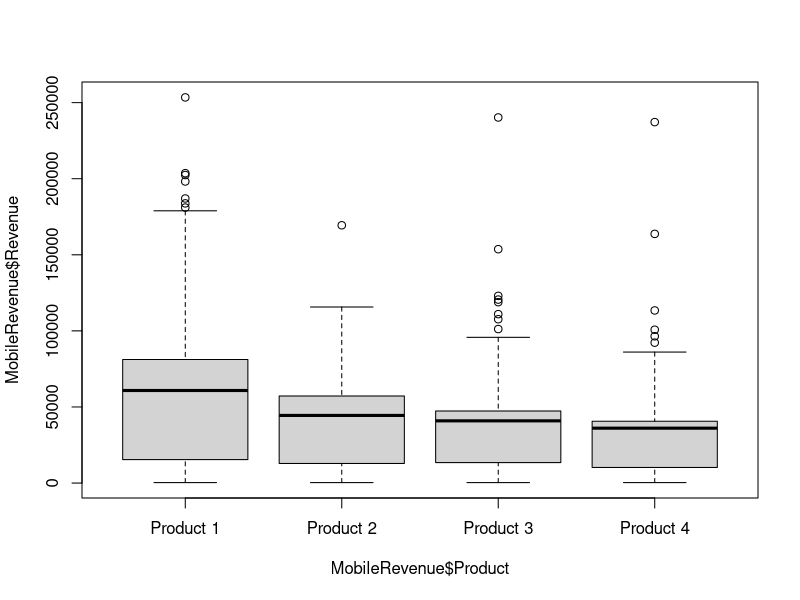
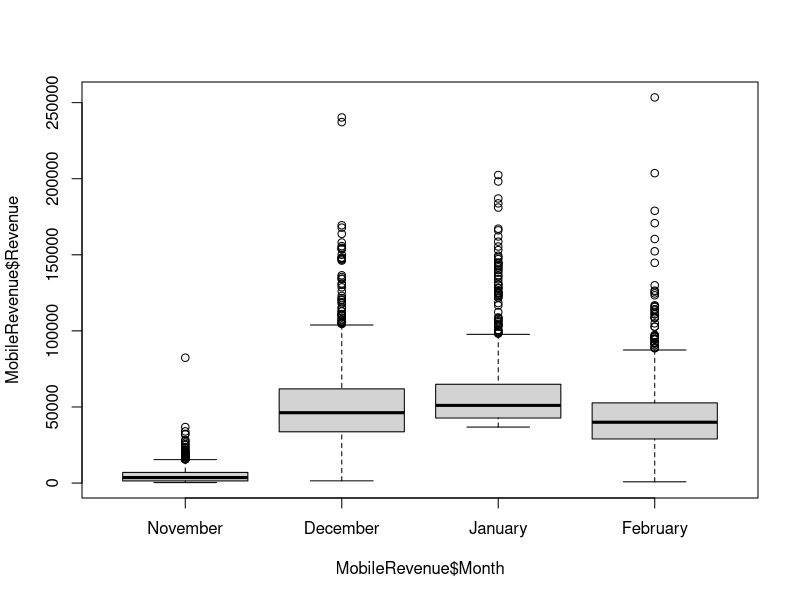
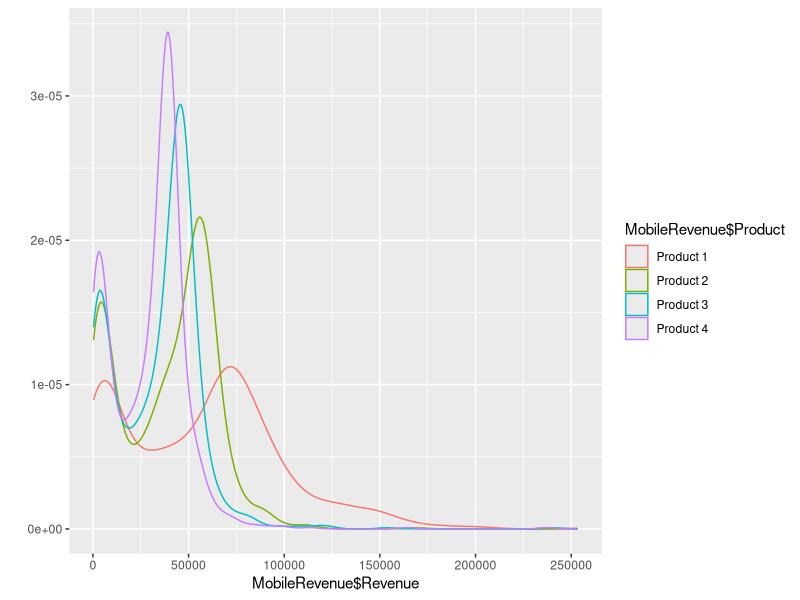

Source code (R) for these figures, in order: (Note: this script raises an error after producing the figures.)
require(haven)
require(labelled)
require(ggplot2)
require(psych)
require(data.table)

setwd("~/Rscripts/annova")

MobileRevenue <- read_sav("datafiles/Mobile Revenue.sav")

# convert list to data table
MobileRevenue.table <- data.table(MobileRevenue)

# Identity the factor and convert the data type to be a factor, else aov won't give correct results.
MobileRevenue$Product = to_factor(MobileRevenue$Product)
MobileRevenue$Month = to_factor(MobileRevenue$Month)


# Plot the boxplot for groups
boxplot(MobileRevenue$Revenue ~ MobileRevenue$Product)
boxplot(MobileRevenue$Revenue ~ MobileRevenue$Month)

# Super imposed denisty plot by factor
qplot(MobileRevenue$Revenue, colour=MobileRevenue$Product, data=MobileRevenue, geom="density")

# Get the descritives table by each group
describeBy(MobileRevenue$Revenue, MobileRevenue$Product)
describeBy(MobileRevenue$Revenue, MobileRevenue$Month)

# Get the annova table
MobileRevenue.aov <- aov(MobileRevenue$Revenue ~ MobileRevenue$Product + Mobile_Revenue$Month, data = MobileRevenue)
summary(MobileRevenue.aov)

# Now run tukey's range test to analyze variations in means across individual groups
tk <- TukeyHSD(MobileRevenue.aov)

# List the tukey's table
tk

# Plot to see variations in the means for each group pair
plot(tk)

# Get the means plot
plot.design(MobileRevenue)

# Get the interaction plot
interaction.plot(MobileRevenue$Month, MobileRevenue$Product, MobileRevenue$Revenue, col=2:7, lty=1)
